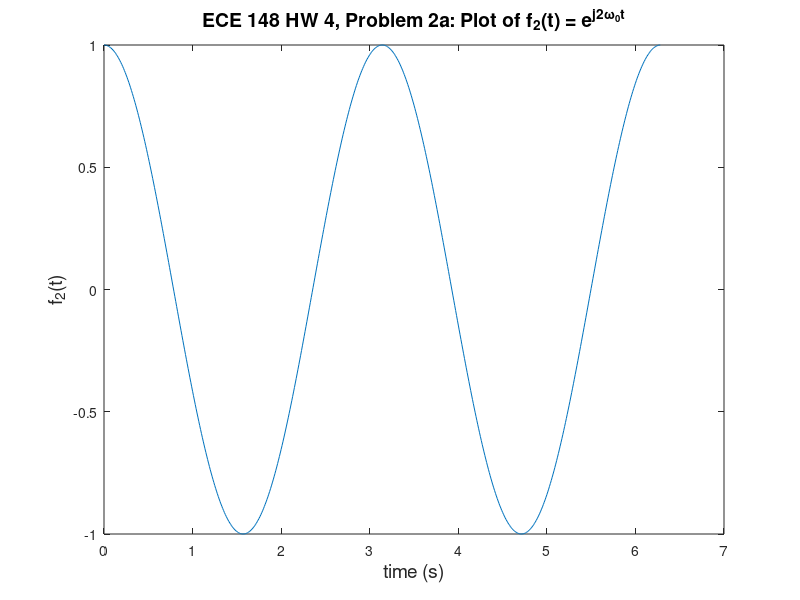
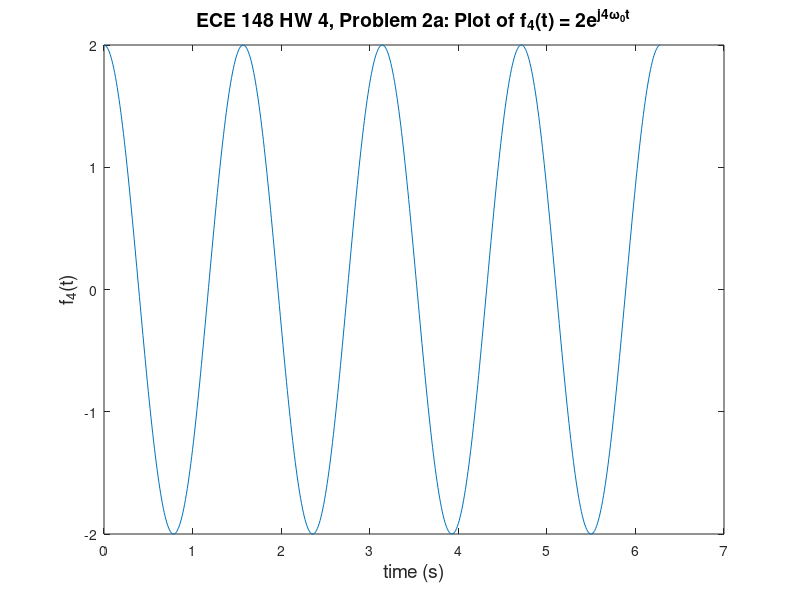
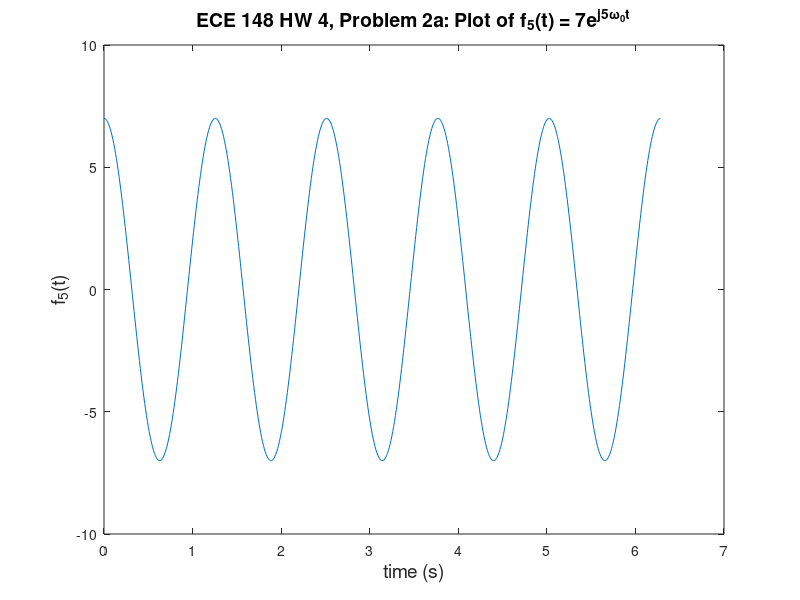
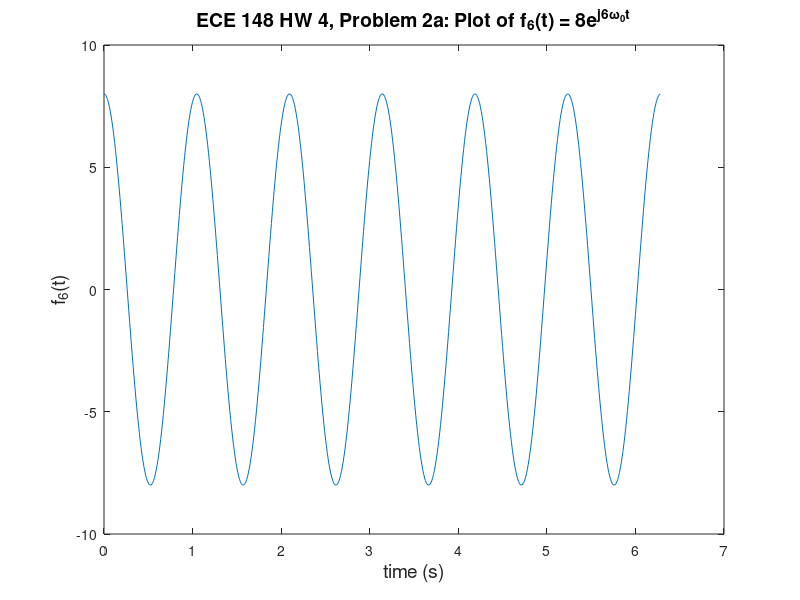

The MATLAB script that drew these images, in order:
clear;
clc;

%setting arbitrary period (this case is 2pi for simplicity and ease of 
%comparison later on
T = 2*pi;
w0 = 2*pi/T;

%times for which we will analyze
t = 0:0.01:T;

% PERM: 4010278

%first PERM digit
f0 = 4;

%since f1 = 0, it is not included

%third perm digit that will scale the first instance of FS expansion
f2 = exp(1i*2*w0*t);
%plotting this function
figure;
plot(t,f2)
title('ECE 148 HW 4, Problem 2a: Plot of f_2(t) = e^{j2\omega_0t}', 'FontSize', 14)
xlabel('time (s)', 'FontSize', 14)
ylabel('f_2(t)', 'FontSize', 14)

%since f3 = 0, there is no need to include it

%fifth perm digit that will scale the first instance of FS expansion
f4 = 2* exp(1i*4*w0*t);
%plotting this function
figure;
plot(t,f4)
title('ECE 148 HW 4, Problem 2a: Plot of f_4(t) = 2e^{j4\omega_0t}', 'FontSize', 14)
xlabel('time (s)', 'FontSize', 14)
ylabel('f_4(t)', 'FontSize', 14)

%6th perm digit that will scale the first instance of FS expansion
f5 = 7* exp(1i*5*w0*t);
figure;
plot(t,f5)
title('ECE 148 HW 4, Problem 2a: Plot of f_5(t) = 7e^{j5\omega_0t}', 'FontSize', 14)
xlabel('time (s)', 'FontSize', 14)
ylabel('f_5(t)', 'FontSize', 14)

%7th perm digit that will scale the first instance of FS expansion
f6 = 8* exp(1i*6*w0*t);
figure;
plot(t,f6);
title('ECE 148 HW 4, Problem 2a: Plot of f_6(t) = 8e^{j6\omega_0t}', 'FontSize', 14)
xlabel('time (s)', 'FontSize', 14)
ylabel('f_6(t)', 'FontSize', 14)

%here, we start by plotting f2 and and adding f1, f4, and so on to see the
%transformation of the time-domain spectrum

%plotting only f2
figure;
subplot(5,1,1)
plot(t,f2)
title('ECE 148 HW 4, Problem 2a: Plot of f_2(t), T = 2\pi', 'FontSize', 14)
xlabel('time (s)', 'FontSize', 14)
ylabel('f(t)', 'FontSize', 14)

%plotting f0 + f2
subplot(5,1,2)
plot(t,f0+f2)
title('ECE 148 HW 4, Problem 2a: Plot of f_1(t)+f_2(t), T = 2\pi', 'FontSize', 14)
xlabel('time (s)', 'FontSize', 14)
ylabel('f(t)', 'FontSize', 14)

%plotting f0 + f2 + f4
subplot(5,1,3)
plot(t,f0+f2+f4)
title('ECE 148 HW 4, Problem 2a: Plot of f_1(t)+f_2(t) + f_4(t),  T = 2\pi', 'FontSize', 14)
xlabel('time (s)', 'FontSize', 14)
ylabel('f(t)', 'FontSize', 14)

%plotting f0 + f2 + f4 + f5
subplot(5,1,4)
plot(t,f0+f2+f4+f5)
title('ECE 148 HW 4, Problem 2a: Plot of f_1(t)+f_2(t) + f_4(t) +  f_5(t),  T = 2\pi', 'FontSize', 14)
xlabel('time (s)', 'FontSize', 14)
ylabel('f(t)', 'FontSize', 14)

%plotting f0 + f2 + f4 + f5 + f6
subplot(5,1,5)
plot(t,f0+f2+f4+f5+f6)
title('ECE 148 HW 4, Problem 2a: Plot of f(t) = f_1(t)+f_2(t) + f_4(t) +  f_5(t) + f_6(t),  T = 2\pi', 'FontSize', 14)
xlabel('time (s)', 'FontSize', 14)
ylabel('f(t)', 'FontSize', 14)

%plotting final f(t)
f = 4 + exp(1i*2*w0*t) + 2*exp(1i*4*w0*t) + 7*exp(1i*5*w0*t) + 8*exp(1i*6*w0*t);
figure;
plot(t,f)
title('ECE 148 HW 4, Problem 2a: Plot of f(t), T = 2\pi', 'FontSize', 14)
xlabel('time (s)', 'FontSize', 14)
ylabel('f(t)', 'FontSize', 14)

%%

clear;
clc;

%setting spectrum of theta
theta = 0:0.01:2*pi;

%x[0] = 4
X0 = 4;

%x[1] = 0 so no need to include X1

%x[2] = 1, multiply by exp(-1i*2*theta)
X2 = exp(-1i*2*theta);

%plotting X2
figure;
plot(theta,X2)
title('ECE 148 HW 4, Problem 2b: Plot of X_2(e^{j\theta}) = e^{-j2\theta}', 'FontSize', 14)
xlabel('\theta (rad)', 'FontSize', 14)
ylabel('X_2(e^{j\theta})', 'FontSize', 14)

%x[3] = 0, no need to include X3

%x[4] = 2, multiply by exp(-1i*4*theta)
X4 = 2* exp(-1i*4*theta);
%plotting X4
figure;
plot(theta,X4)
title('ECE 148 HW 4, Problem 2b: Plot of X_4(e^{j\theta}) = 2e^{-j4\theta}', 'FontSize', 14)
xlabel('\theta (rad)', 'FontSize', 14)
ylabel('X_4(e^{j\theta})', 'FontSize', 14)

%x[5] = 7, multiply by exp(-1i*5*theta)
X5 = 7* exp(-1i*5*theta);

%plotting X5
figure;
plot(theta,X5)
title('ECE 148 HW 4, Problem 2b: Plot of X_5(e^{j\theta}) = 7e^{-j5\theta}', 'FontSize', 14)
xlabel('\theta (rad)', 'FontSize', 14)
ylabel('X_5(e^{j\theta})', 'FontSize', 14)

%x[6] = 8, multiply by exp(-1i*6*theta)
X6 = 8* exp(-1i*6*theta);

%plotting X6
figure;
plot(theta,X6);
title('ECE 148 HW 4, Problem 2b: Plot of X_6(e^{j\theta}) = 8e^{-j6\theta}', 'FontSize', 14)
xlabel('\theta (rad)', 'FontSize', 14)
ylabel('X_6(e^{j\theta})', 'FontSize', 14)

%here, we start by plotting X2 and and adding X0, X4, and so on to see the
%transformation of the frequency-domain spectrum

%plotting X2
figure;
subplot(5,1,1)
plot(theta,X2)
title('ECE 148 HW 4, Problem 2b: Plot of X_2(e^{j\theta}), \theta = [0 2 \pi]', 'FontSize', 14)
xlabel('\theta (rad)', 'FontSize', 14)
ylabel('X(e^{j\theta})', 'FontSize', 14)

%Plotting X0 + X2
subplot(5,1,2)
plot(theta,X0+X2)
title('ECE 148 HW 4, Problem 2b: Plot of X_1(e^{j\theta})+X_2(e^{j\theta}), \theta = [0 2\pi]', 'FontSize', 14)
xlabel('\theta (rad)', 'FontSize', 14)
ylabel('X(e^{j\theta})', 'FontSize', 14)

%plotting X0 + X2 + X4
subplot(5,1,3)
plot(theta,X0+X2+X4)
title('ECE 148 HW 4, Problem 2b: Plot of X_1(e^{j\theta})+X_2(e^{j\theta}) + X_4(e^{j\theta}), \theta = [0 2\pi]', 'FontSize', 14)
xlabel('\theta (rad)', 'FontSize', 14)
ylabel('X(e^{j\theta})', 'FontSize', 14)

%plotting X0 + X2 + X4 + X5
subplot(5,1,4)
plot(theta,X0+X2+X4+X5)
title('ECE 148 HW 4, Problem 2b: Plot of X_1(e^{j\theta})+X_2(e^{j\theta}) + X_4(e^{j\theta}) +  X_5(e^{j\theta}), \theta = [0 2\pi]', 'FontSize', 14)
xlabel('\theta (rad)', 'FontSize', 14)
ylabel('X(e^{j\theta})', 'FontSize', 14)

%plotting X0 + X2 + X4 + X5 + X6
subplot(5,1,5)
plot(theta,X0+X2+X4+X5+X6)
title('ECE 148 HW 4, Problem 2b: Plot of X(e^{j\theta}), \theta = [0 2\pi]', 'FontSize', 14)
xlabel('\theta (rad)', 'FontSize', 14)
ylabel('X(e^{j\theta})', 'FontSize', 14)

%plotting X(e^jn*theta)
X = 4 + exp(-1i*2*theta) + 2*exp(-1i*4*theta) + 7*exp(-1i*5*theta) + 8*exp(-1i*6*theta);
figure;
plot(theta,X)
title('ECE 148 HW 4, Problem 2b: Plot of X(e^{j\theta}), \theta = [0 2\pi]', 'FontSize', 14)
xlabel('\theta (rad)', 'FontSize', 14)
ylabel('X(e^{j\theta})', 'FontSize', 14)